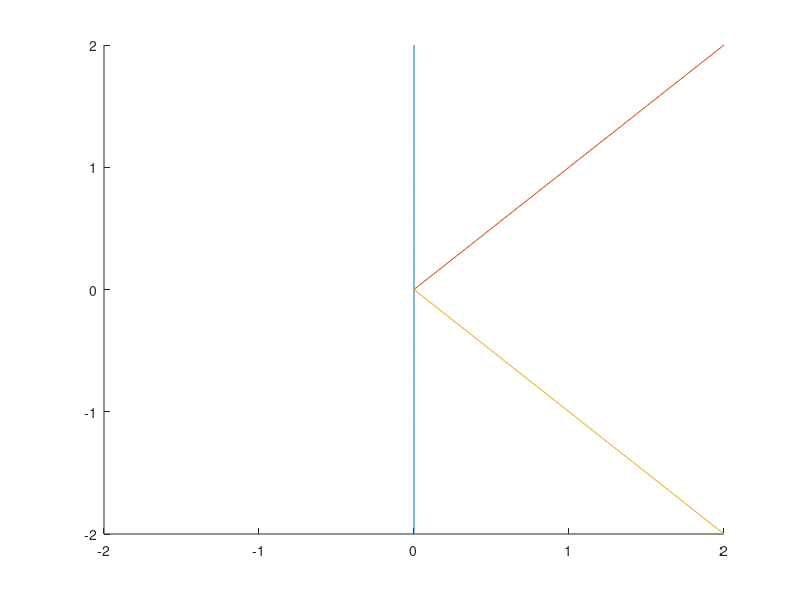

Source code (MATLAB):
%%Clears everything
clc
clear all
clf

%A = [0 2];
%B = [0 -2];
%plot(A);
%plot(B);

%%Allows us to plot more than one item on graph
hold on;

%%
Cx = linspace(0,0,50);
Cy = linspace(-2,2,50);

%%
plot(Cx,Cy);

%%
xlim([-2 2])
ylim([-2 2])

%%
xDiag = linspace(0,2,25);

%%
A = xDiag;
B = -xDiag;

%%
plot(xDiag,A);
plot(xDiag,B);